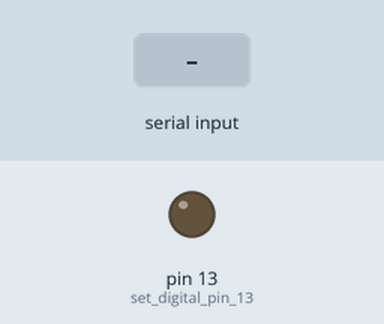
The program below on a simulated Arduino Uno, built with avr-gcc and run on an emulated ATmega328P. On the bench: output pins drawn as LEDs (lit = HIGH). Inputs (shaded band) come from the test bench.

Above: at 1.2 s.
1.3 s: "1" received over Serial
At 1.6 s:
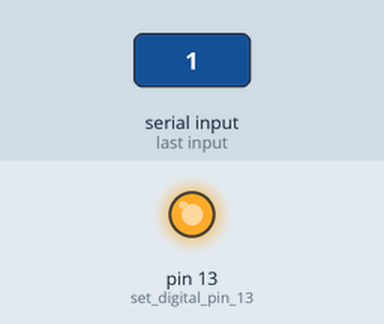
2.8 s: "0" received over Serial
At 3.9 s:
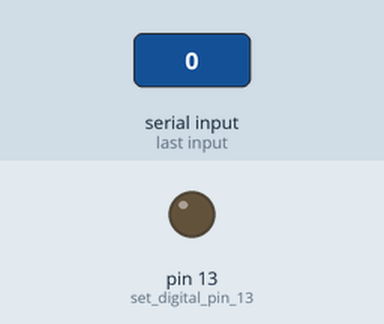
Timing chart, 0 to 5.8 s (numbered marks = the images above; inputs shaded):
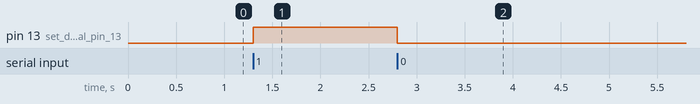

Measured:
- after the input at 1.3 s, pin 13 (set_digital_pin_13): LOW → HIGH at once
- after the input at 2.8 s, pin 13 (set_digital_pin_13): HIGH → LOW at once

The program:

main.cpp
```cpp
#include <Arduino.h>

const char TURN_ON = '1';
const char TURN_OFF = '0';

int ledState = LOW;
void handleInput(char input);

void setup() {
    pinMode(LED_BUILTIN, OUTPUT);   // set digital pin 13 (LED_BUILTIN) as OUTPUT
    digitalWrite(LED_BUILTIN, LOW); // set initial state for digital pin 13 (LED_BUILTIN) as LOW
    Serial.begin(9600);             // initialize serial communication at 9600 bits per second:
}

void loop() {
    if (Serial.available() > 0) {   // check if serial monitor input available
        handleInput(Serial.read()); // read serial monitor input and handle it
    }
}

void handleInput(char input) {
    int newLedState = ledState;

    if (input == TURN_ON) {
        newLedState = HIGH;
    } else if (input == TURN_OFF) {
        newLedState = LOW;
    }

    if (newLedState != ledState) {
        ledState = newLedState;
        digitalWrite(LED_BUILTIN, ledState); // update LED state
    }
}
```
